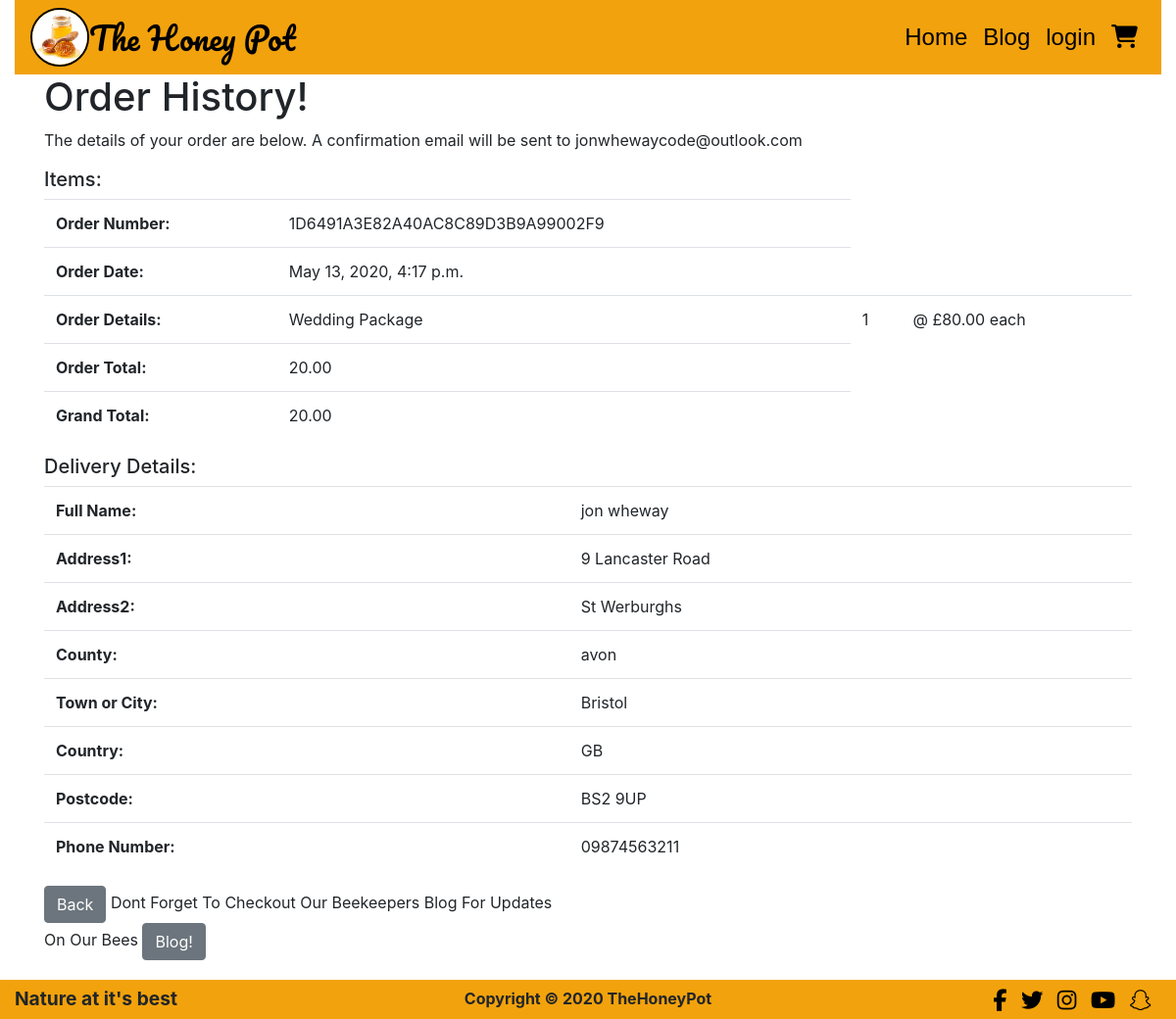
Page /profiles/order_history/1D6491A3E82A40AC8C89D3B9A99002F9 on the committed database.
### checkout/models.py (models this page shows, shortened)
class Order(models.Model):
    order_number = models.CharField(max_length=32, null=False, editable=False)
    user_profile = models.ForeignKey(User_Profile, on_delete=models.SET_NULL,
                                     null=True, blank=True,
                                     related_name='orders')
    full_name = models.CharField(max_length=50, null=False, blank=False)
    email = models.EmailField(max_length=254, null=False, blank=False)
    phone_number = models.CharField(max_length=20, null=False, blank=False)
    country = CountryField(blank_label='Country *', null=True, blank=True)
    postcode = models.CharField(max_length=20, null=True, blank=True)
    town_or_city = models.CharField(max_length=40, null=False, blank=False)
    street_address1 = models.CharField(max_length=80, null=False, blank=False)
    street_address2 = models.CharField(max_length=80, null=True, blank=True)
    county = models.CharField(max_length=80, null=True, blank=True)
    date = models.DateTimeField(auto_now_add=True)
    order_total = models.DecimalField(max_digits=10, decimal_places=2,
                                      null=False, default=0)
    grand_total = models.DecimalField(max_digits=10, decimal_places=2,
                                      null=False, default=0)
    original_cart = models.TextField(null=False, blank=False, default="")
    stripe_pid = models.CharField(max_length=254, null=False, blank=False,
                                  default="")

class OrderLineItem(models.Model):
    order = models.ForeignKey(Order, null=False, blank=False, on_delete=models.CASCADE,
                              related_name='lineitems')
    product = models.ForeignKey(Products, null=False, blank=False, on_delete=models.CASCADE)
    quantity = models.IntegerField(null=False, blank=False, default=0)
    lineitem_total = models.DecimalField(max_digits=6, decimal_places=2, null=False, blank=False,
                                         editable=False)

### products/models.py (models this page shows, shortened)
class Products(models.Model):
    name = models.CharField(max_length=254)
    description = models.TextField()
    price = models.DecimalField(max_digits=6, decimal_places=2)
    created = models.DateTimeField(auto_now_add=True, blank=True)
    updated = models.DateTimeField(auto_now=True, blank=True)
    image = models.ImageField(upload_to='media/images/')
    class Meta:
        verbose_name_plural = 'Products'

### profiles/views.py (the view)
# urls.py: path('order_history/<order_number>', views.order_history,
def order_history(request, order_number):
    order = get_object_or_404(Order, order_number=order_number)
    template = 'checkout/checkout_success.html'
    context = {
        'order': order,
        'from_user_profile': True,
    }
    return render(request, template, context)

### cart/context.py (called while the page is built, shortened)
def cart_contents(request):
    cart_items = []
    total = 0
    product_count = 0
    cart = request.session.get('cart', {})
    grand_total = total
    context = {
        'cart_items': cart_items,
        'total': total,
        'product_count': product_count,
        'grand_total': grand_total,
        'cart': cart,
    }
    return context

### checkout/templates/checkout/checkout_success.html
{% extends "base.html" %}
{% load static %}
{% block extra_css %}
    <link rel="stylesheet" href="{% static 'checkout/css/checkout.css' %}">
{% endblock %}
{% block content %}
<div class="empty-div"></div>
<div class="container">
        <div class="row">
            <div class="col-sm-12">
                {% if from_user_profile %}
                    <h1>Order History!</h1>
                    <p>The details of your order are below. A confirmation email will be sent to {{ order.email }}</p>
                {% else %}
                    <h1>Thank You!</h1>
                    <p>The details of your order are below. A confirmation email will be sent to {{ order.email }}</p>
                {% endif %}
            </div>
        </div>
         <div class="row">
            <div class="col-sm-12">
                <h5>Items:</h5>
                <table class="table">
                    <tbody>
                         <tr>
                            <th scope="row">Order Number:</th>
                            <td>{{ order.order_number }}</td>
                        </tr>
                         <tr>
                            <th scope="row">Order Date:</th>
                            <td>{{ order.date }}</td>
                        </tr>
                         <tr>
                            <th scope="row">Order Details:</th>
                            {% for item in order.lineitems.all %}
                            <td> {{ item.product.name }}</td>
                            <td>{{ item.quantity }} </td>
                            <td>@ £{{ item.product.price }} each</td>
                            {% endfor %}
                        </tr>
                         <tr>
                            <th scope="row">Order Total:</th>
                            <td>{{ order.order_total  }}</td>
                        </tr>
                        <tr>
                            <th scope="row">Grand Total:</th>
                            <td>{{ order.grand_total  }}</td>
                        </tr>
                    </tbody>
                </table>
            </div>
             <div class="col-sm-12">
                <h5>Delivery Details:</h5>
                     <table class="table">
                    <tbody>
                         <tr>
                            <th scope="row">Full Name:</th>
                            <td>{{ order.full_name }}</td>
                        </tr>
                         <tr>
                            <th scope="row">Address1:</th>
                            <td>{{ order.street_address1 }}</td>
                        </tr>
                        {% if order.street_address2 %}
                         <tr>
                            <th scope="row">Address2:</th>
                            <td>{{ order.street_address2  }}</td>
                        </tr>
                        {% endif %}
                        <tr>
                            <th scope="row">County:</th>
                            <td>{{ order.county }}</td>
                        </tr>
                         <tr>
                            <th scope="row">Town or City:</th>
                            <td>{{ order.town_or_city }}</td>
                        </tr>
                         <tr>
                            <th scope="row">Country:</th>
                            <td>{{ order.country }}</td>
                        </tr>
                         <tr>
                            <th scope="row">Postcode:</th>
                            <td>{{ order.postcode }}</td>
                        </tr>
                           <tr>
                            <th scope="row">Phone Number:</th>
                            <td>{{ order.phone_number }}</td>
                        </tr>
                    </tbody>
                </table>
            </div>
        </div>
        <div class="row">
             <div class="col-sm-6">
            {% if from_user_profile %}
                <a class="btn btn-secondary" href="{% url 'user_profile' %}">Back</a>
            {% endif %}
                <span>Dont Forget To Checkout Our Beekeepers Blog For Updates On Our Bees</span>
                <a class="btn btn-secondary" href="{% url 'get_blogs' %}">Blog!</a>
            </div>
        </div>
</div>
{% endblock %}

### static/css/base.css (style rules this page uses)
.empty-div { display: block; height: 75px; }

### rows in the picture
Order: email "jonwhewaycode@outlook.com", order_number "1D6491A3E82A40AC8C89D3B9A99002F9", date "May 13, 2020, 4:17 p.m.", order_total "20.00", grand_total "20.00", full_name "jon wheway", street_address1 "9 Lancaster Road", street_address2 "St Werburghs", county "avon", town_or_city "Bristol", country "GB", postcode "BS2 9UP", phone_number "09874563211"
OrderLineItem: product.name "Wedding Package", quantity "1", product.price "80.00"
